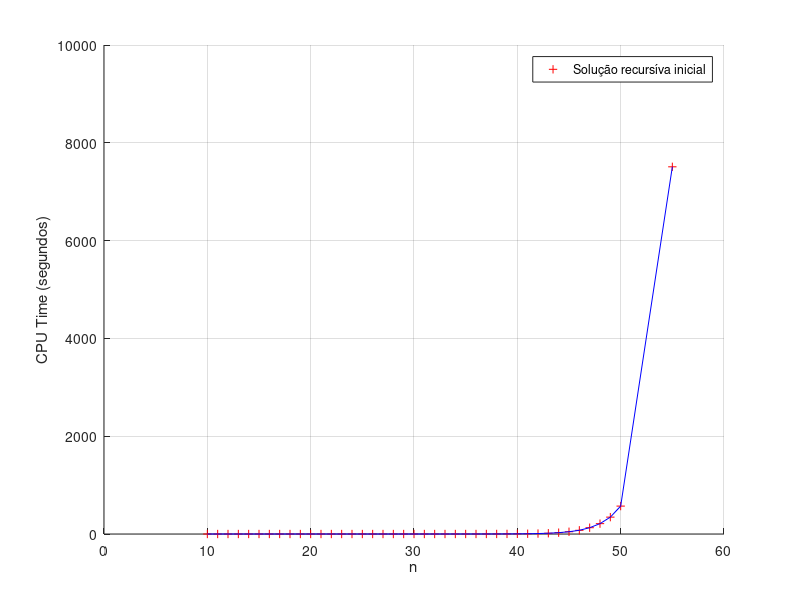

Source code (MATLAB):
clear all;
nVector = [10:1:50 55]
resultVector = [4.600e-06
                8.898e-06
                1.059e-05
                1.612e-05
                2.745e-05
                4.181e-05
                6.837e-05
                1.127e-04
                1.885e-04
                3.099e-04
                5.201e-04
                3.403e-04
                5.569e-04
                9.212e-04
                1.281e-03
                1.724e-03
                2.927e-03
                4.644e-03
                7.727e-03
                1.259e-02
                2.150e-02
                3.635e-02
                6.033e-02
                1.006e-01
                1.697e-01
                2.801e-01
                4.706e-01
                7.762e-01
                1.201e+00
                2.053e+00
                3.356e+00
                5.577e+00
                9.308e+00
                1.569e+01
                2.730e+01
                4.596e+01
                7.587e+01
                1.288e+02
                2.118e+02
                3.450e+02
                5.707e+02
                7.509e+03]';

figure(1);
hold on;
plot(nVector, resultVector, "+r");
plot(nVector, resultVector, "b");
legend("Solução recursíva inicial");
axis([0 60 0 10000]);
xlabel("n");
ylabel("CPU Time (segundos)");
grid on;
hold off;